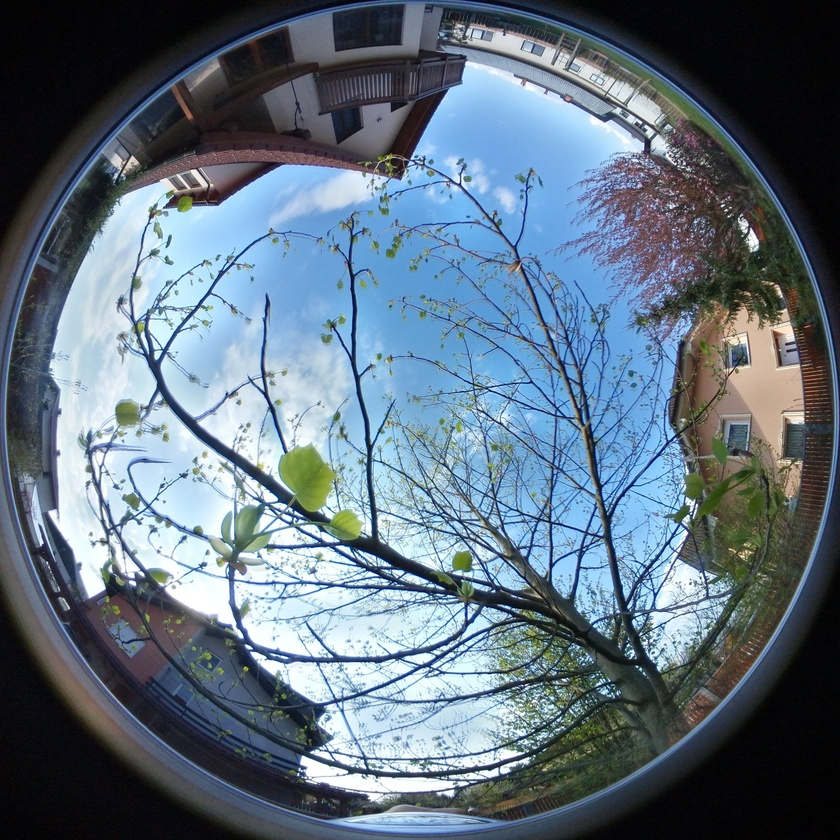
#> input picture SkyView/2019_04_15.jpg, 840 x 840 px, shrunk from 2896 x 2896 before the run
$ jupyter execute --allow-errors skyview_masking.ipynb
#> lines starting #> are read from the running program, lines starting #| are printed output that depends on the picture; after the words box and inside, x2 and y2 are one past the last pixel; in counts of white or black regions, pixels touching at a corner belong together
# Skyview masking

Create skyview mask from fisheye photo. The mask should be simplified, can be fuzzy. Workflow:

1. Open images
2. Find tresholds for sky, use blue, possible also red and green band.
3. Create fuzzy mask
4. Create hard mask
5. Fill smaller areas

[cell 1]
# Libraries
from skimage import io
from skimage import filters
from skimage import morphology
import numpy as np
import matplotlib.pyplot as plt
from PIL import Image

[cell 2]
plt.rcParams["figure.figsize"] = (15, 10)

## Read image

[cell 3]
# Photo filename
# photo = "./SkyView/2019_03_31.jpg"
# photo = "./SkyView/2019_04_10.jpg"
# photo = "./SkyView/2019_04_12.jpg"
photo = "./SkyView/2019_04_15.jpg"
image = io.imread(photo)
#> image is the input picture: shape (840, 840, 3); mean R, G, B 96.7, 113.7, 128.4

[cell 4]
image.shape
#> Out = (840, 840, 3)

[cell 5]
plt.imshow(image)

### Simple treshold

NumPy array bands.

| No. | Band  |
|-----|-------|
| 0   | red   |
| 1   | green |
| 2   | bluu  |

[cell 6]
band = image[:, :, 0]
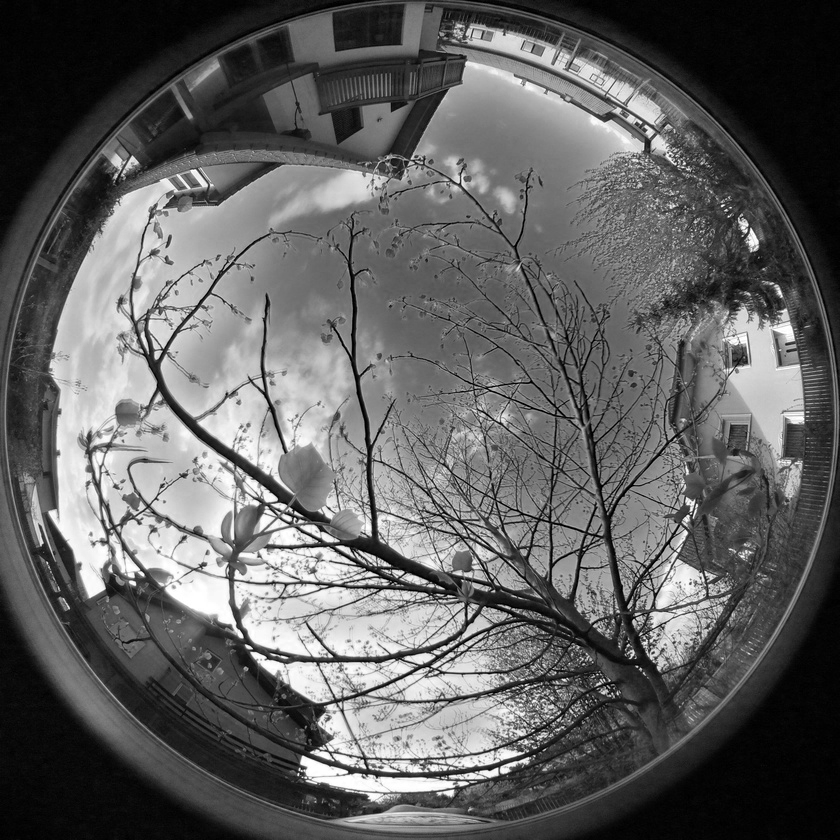
#> band: shape (840, 840); min 0, max 255, mean 96.7
plt.imshow(band > 120)
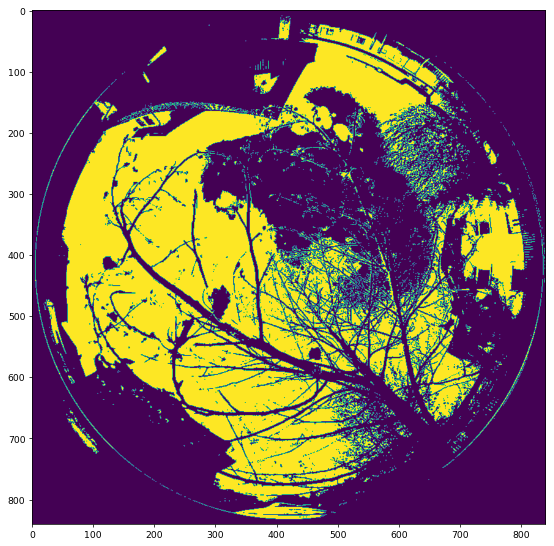
#> figure drawn by matplotlib, 1 panel

## Treshold filters

All bands to check the best for masking. Test different treshold detection algorithms.

[cell 7]
# Plot image, histogram, treshold, mask
def treshold_plot_hist(band, tresh, mask, title=""):
    fig, axes = plt.subplots(ncols=3, figsize=(15, 5))
    fig.suptitle(title)

    ax = axes.ravel()
    ax[0] = plt.subplot(1, 3, 1)
    ax[1] = plt.subplot(1, 3, 2)
    ax[2] = plt.subplot(1, 3, 3, sharex=ax[0], sharey=ax[0])

    ax[0].imshow(band, cmap=plt.cm.gray)
    ax[0].set_title("Original")
    ax[0].axis("off")

    ax[1].hist(band.ravel(), bins=256)
    ax[1].set_title("Histogram")
    ax[1].axvline(tresh, color="r")
    ax[1].text(
        0.8,
        0.95,
        tresh,
        transform=ax[1].transAxes,
        fontsize=14,
        verticalalignment="top",
        color="r",
    )

    ax[2].imshow(mask, cmap=plt.cm.gray)
    ax[2].set_title("Thresholded")
    ax[2].axis("off")

    plt.show()

[cell 8]
# Plot image, mask
def treshold_plot(band, mask, title=""):
    fig, axes = plt.subplots(ncols=2, figsize=(15, 7))
    fig.suptitle(title)

    ax = axes.ravel()
    ax[0] = plt.subplot(1, 2, 1)
    ax[1] = plt.subplot(1, 2, 2, sharex=ax[0], sharey=ax[0])

    ax[0].imshow(band, cmap=plt.cm.gray)
    ax[0].set_title("Original")
    ax[0].axis("off")

    ax[1].imshow(mask, cmap=plt.cm.gray)
    ax[1].set_title("Thresholded")
    ax[1].axis("off")

    plt.show()

### Otsu

[cell 9]
for img_b in range(3):
    img = image[:, :, img_b]
    val = filters.threshold_otsu(img)
    mask = img >= val
    treshold_plot_hist(img, val, mask, img_b)
#> this loop made 3 passes
#> val on passes 1 to 3: 110, 121, 136

### Yen

[cell 10]
for img_b in range(3):
    img = image[:, :, img_b]
    val = filters.threshold_yen(img)
    mask = img >= val
    treshold_plot_hist(img, val, mask, img_b)
#> this loop made 3 passes
#> val on passes 1 to 3: 128, 118, 110

### Isodata

[cell 11]
for img_b in range(3):
    img = image[:, :, img_b]
    val = filters.threshold_isodata(img)
    mask = img >= val
    treshold_plot_hist(img, val, mask, img_b)
#> this loop made 3 passes
#> val on passes 1 to 3: 109, 121, 136
#> pass 1, `mask = img >= val`:
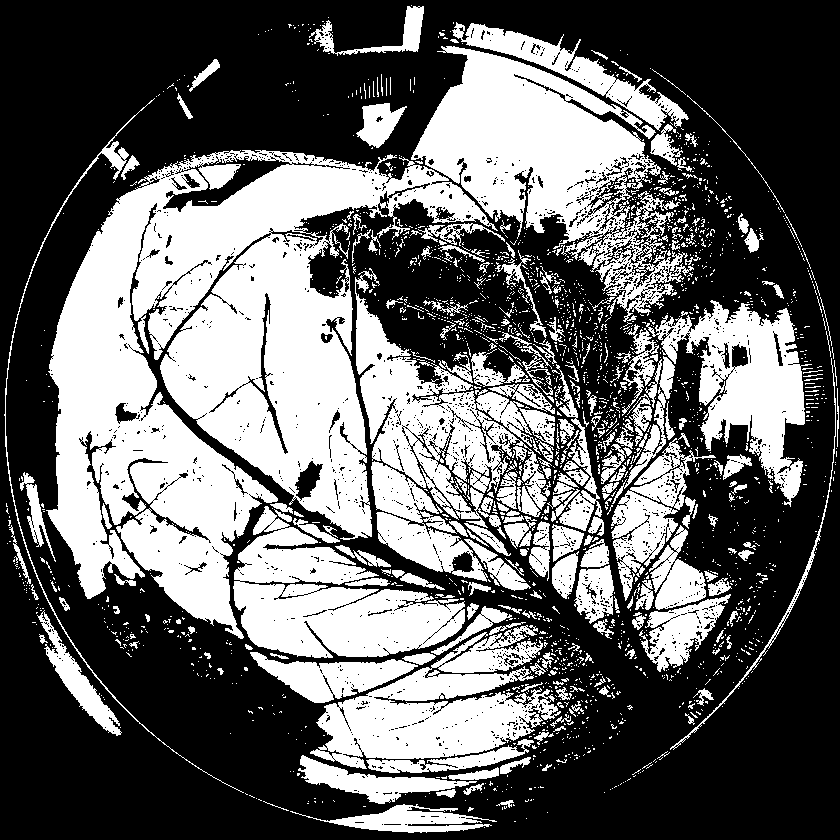
#> mask: shape (840, 840) bool; 39.8% white; 2187 white regions (1916 under 20 px), largest, box (x1, y1, x2, y2) and area: (46, 150, 498, 639) 103592, (411, 46, 694, 322) 30636, (233, 506, 465, 658) 18249

### Li

[cell 12]
for img_b in range(3):
    img = image[:, :, img_b]
    val = filters.threshold_li(img)
    mask = img >= val
    treshold_plot_hist(img, val, mask, img_b)
#> this loop made 3 passes
#> val on passes 1 to 3: 77.01, 93.3, 103.4
#> pass 1, in treshold_plot_hist (call 10), `plt.show()`:
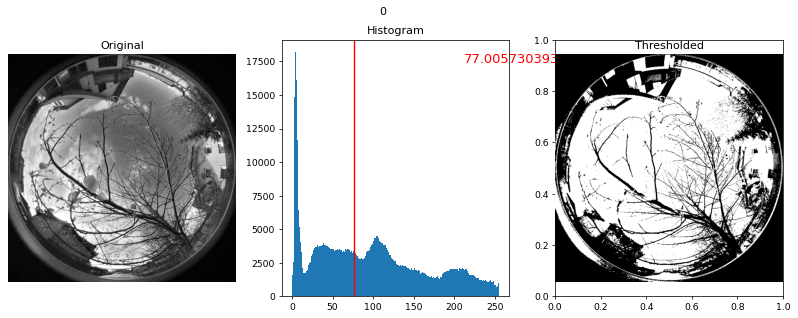
#> figure drawn by matplotlib, 3 panels; panel 2: tallest bar 18214 high, from x = 3.98 to 4.98

No filter outperforms the others, Otsu is fast and suitable, so it is selected.

## Aggregation

All bands are tresholded and the mask is combined. We are using Otsu filter tresholds.

[cell 13]
# Find tresholds
tresh = np.empty(3, dtype=int)
for img_b in range(3):
    img = image[:, :, img_b]
    tresh[img_b] = filters.threshold_otsu(img)
#> after the loop, tresh = [110, 121, 136]
tresh
#> Out = [110, 121, 136]

### Create masks

Creeate mask for all bands and add the masks.

[cell 14]
# Create fuzzy mask
mask = np.copy(image[:, :, 0]) * 0
#> mask: shape (840, 840); every value is 0
for i in range(3):
    mask_add = image[:, :, i] >= tresh[i]
    mask[:, :] = mask + mask_add

### Fuzzy mask

[cell 15]
plt.imshow(mask)

### Hard mask

If any of the treasholds has been detected, the mask is true.

[cell 16]
mask_h = mask > 1
#> mask_h: shape (840, 840) bool; 44.3% white; 1364 white regions (1224 under 20 px), largest, box (x1, y1, x2, y2) and area: (20, 46, 695, 658) 223873, (310, 625, 561, 773) 19449, (709, 303, 805, 507) 9071
plt.imshow(mask_h)

#> (a cell that did not finish here is left out)

[cell 18]
# mask_h_im.show()
photo_out = photo.rsplit(".", 1)[0] + "_mask" + ".png"
#> (the rest of this cell did not finish here and is left out)

# Erosion

Morphological erosion sets a pixel at to the minimum over all pixels in the neighborhood. Erosion shrinks open regions and enlarges masked regions.

[cell 19]
mask_erosion = morphology.binary_erosion(mask_h)
#> mask_erosion: shape (840, 840) bool; 36.7% white; 823 white regions (645 under 20 px), largest, box (x1, y1, x2, y2) and area: (49, 162, 551, 638) 127630, (412, 47, 658, 438) 33366, (234, 507, 464, 657) 16819
plt.imshow(mask_erosion)

[cell 20]
# Erosion with larger square window
mask_erosion = morphology.binary_erosion(mask_h, morphology.selem.square(3))
#> mask_erosion: shape (840, 840) bool; 34.1% white; 573 white regions (386 under 20 px), largest, box (x1, y1, x2, y2) and area: (133, 166, 550, 537) 79250, (49, 179, 259, 638) 39304, (414, 47, 655, 415) 31237
plt.imshow(mask_erosion)

## Example

[cell 21]
# Photo filename
photo = "./SkyView/skyview_tree.jpg"
image = io.imread(photo)
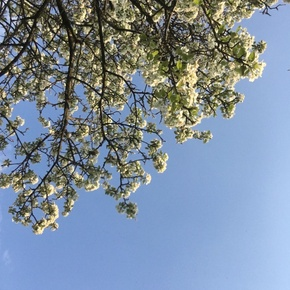
#> input picture SkyView/skyview_tree.jpg, 290 x 290 px, shrunk from 1000 x 1000 before the run
#> image is the input picture: shape (290, 290, 3); mean R, G, B 125.8, 141.2, 158.2

[cell 22]
plt.imshow(image)

[cell 23]
tresh = np.empty(3, dtype=int)
for img_b in range(3):
    img = image[:, :, img_b]
    tresh[img_b] = filters.threshold_otsu(img)
#> this loop made 3 passes
#> pass 3, `img = image[:, :, img_b]`:
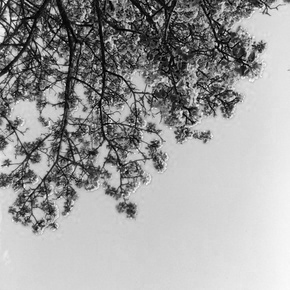
#> img: shape (290, 290); min 0, max 255, mean 158.2
#> after the loop, tresh = [105, 120, 140]
tresh
#> Out = [105, 120, 140]

[cell 24]
# Dermined treshold
mask = np.copy(image[:, :, 0]) * 0
#> mask: shape (290, 290); every value is 0
for i in range(3):
    mask_add = image[:, :, i] >= tresh[i]
    mask[:, :] = mask + mask_add
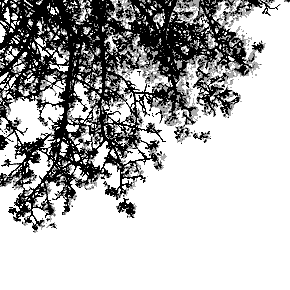
#> mask: shape (290, 290); min 0, max 3, mean 2.14; drawn with min black and max white

[cell 25]
plt.imshow(mask)

[cell 26]
mask_h = mask > 2
#> mask_h: shape (290, 290) bool; 63.3% white; 36 black regions (33 under 20 px), largest, box (x1, y1, x2, y2) and area: (0, 0, 281, 233) 30546, (116, 198, 137, 218) 217, (46, 222, 57, 229) 34
plt.imshow(mask_h)

[cell 27]
mask_erosion = morphology.binary_erosion(mask_h)
#> mask_erosion: shape (290, 290) bool; 53.8% white; 4 black regions (2 under 20 px), largest, box (x1, y1, x2, y2) and area: (0, 0, 282, 234) 38856, (283, 0, 290, 4) 21
plt.imshow(mask_erosion)

## Segmentation

Permorm image segmentation.

[cell 28]
# Libraries
from skimage import segmentation
from skimage import color

### Simple Linear Iterative Clustering

SLIC algorithm actually uses a machine learning algorithm called K-Means under the hood. It takes in all the pixel values of the image and tries to separate them out into the given number of sub-regions.

[cell 29]
# Segment and colorize
image_slic = segmentation.slic(image, n_segments=2000)
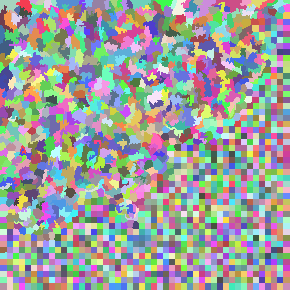
#> image_slic: shape (290, 290) int64; 1773 distinct labels, from 1 to 1773; one colour per label, 0 black

[cell 30]
# Colorize
image_slic_colored = color.label2rgb(image_slic, image, kind="avg")

[cell 31]
plt.imshow(image_slic_colored)

### Felzenszwalb

Uses a machine learning algorithm called minimum-spanning tree clustering under the hood. Felzenszwaib doesn’t tell us the exact number of clusters that the image will be partitioned into. It’s going to run and generate as many clusters as it thinks is appropriate for that given scale or zoom factor on the image

[cell 32]
# Segment
image_felzenszwalb = segmentation.felzenszwalb(image)
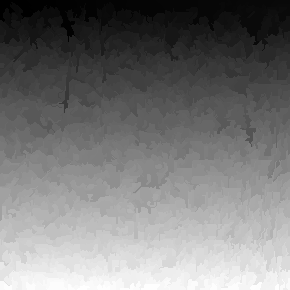
#> image_felzenszwalb: shape (290, 290) int64; min 0, max 1293, mean 613.5; drawn with min black and max white

[cell 33]
# Colorize
image_felzenszwalb_colored = color.label2rgb(image_felzenszwalb, image, kind="avg")
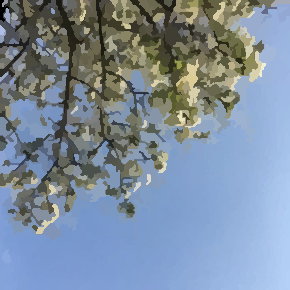
#> image_felzenszwalb_colored: shape (290, 290, 3); mean R, G, B 125.3, 140.7, 157.6
